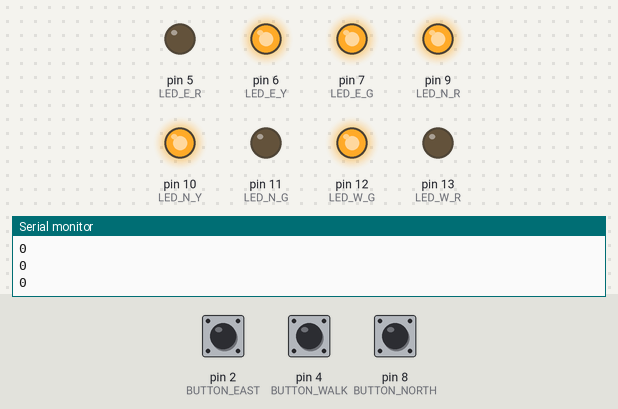
A sketch run on a simulated Arduino Uno, built with avr-gcc and run on an emulated ATmega328P. Parts: output pins drawn as LEDs (lit = HIGH), the last lines printed to the serial monitor. The test bench sets the inputs (shaded band); at power-on: pin 2 (BUTTON_EAST) LOW, pin 8 (BUTTON_NORTH) LOW, pin 4 (BUTTON_WALK) LOW.

Above: at 9.8 s.
9.9 s: pin 2 (BUTTON_EAST) pulled HIGH for 3 s
At 13.5 s:
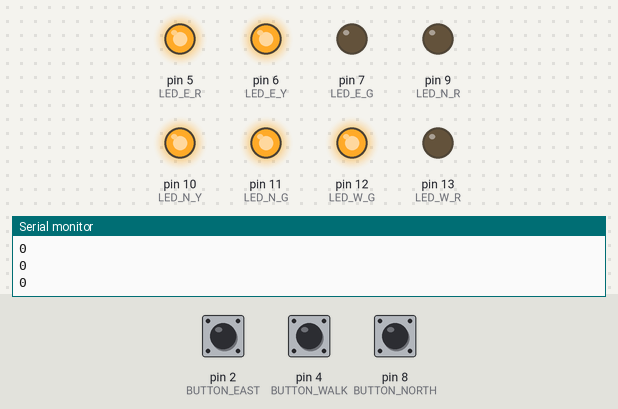
14.4 s: pin 8 (BUTTON_NORTH) pulled HIGH for 3 s
At 15.8 s:
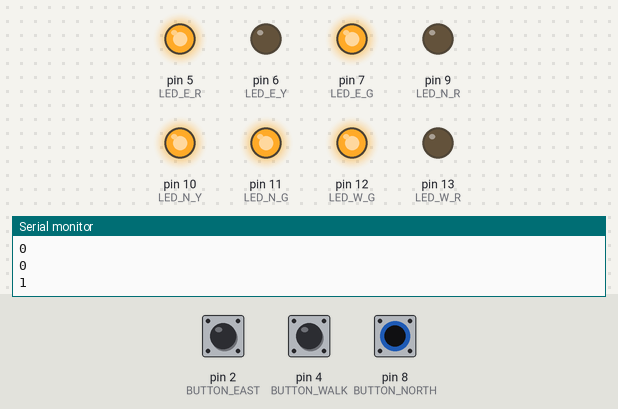
18.9 s: pin 4 (BUTTON_WALK) pulled HIGH for 3 s
At 20.0 s:
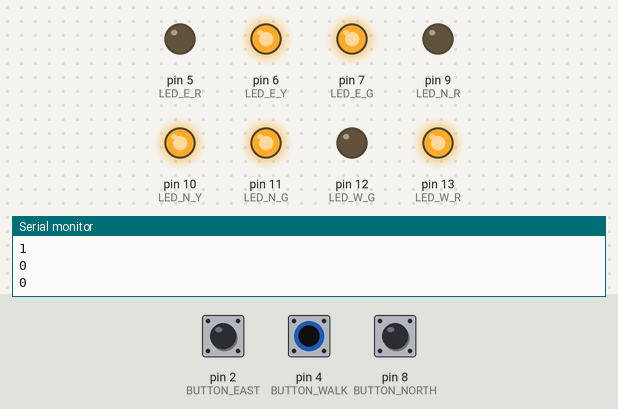
23.4 s: pin 2 (BUTTON_EAST) pulled HIGH for 3 s
At 25.65 s:
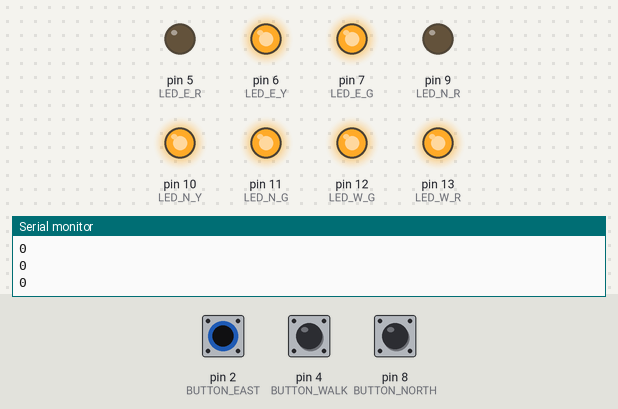
Timing chart, 0 to 28.5 s (numbered marks = the images above; inputs shaded):
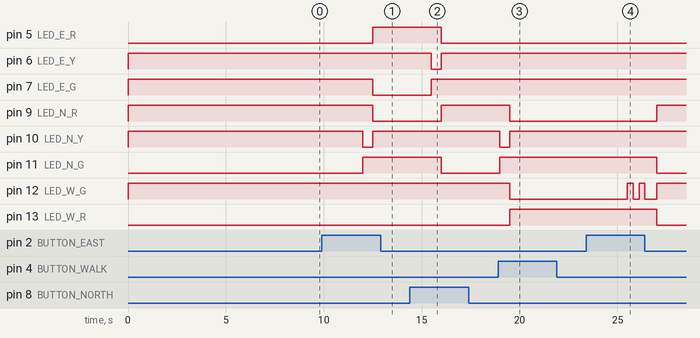

Measured:
- after the input at 9.9 s, pin 5 (LED_E_R): LOW → HIGH after 2.6 s; pin 7 (LED_E_G), pin 9 (LED_N_R): HIGH → LOW after 2.6 s; pin 10 (LED_N_Y): HIGH → LOW after 2.1 s, → HIGH 0.50 s later; pin 11 (LED_N_G): LOW → HIGH after 2.1 s
- after the input at 14.4 s, pin 5 (LED_E_R), pin 11 (LED_N_G): HIGH → LOW after 1.6 s; pin 6 (LED_E_Y): HIGH → LOW after 1.1 s, → HIGH 0.50 s later; pin 7 (LED_E_G): LOW → HIGH after 1.1 s; pin 9 (LED_N_R): LOW → HIGH after 1.6 s
- after the input at 18.9 s, pin 9 (LED_N_R), pin 12 (LED_W_G): HIGH → LOW after 0.60 s; pin 10 (LED_N_Y): HIGH → LOW after 0.10 s, → HIGH 0.50 s later; pin 11 (LED_N_G): LOW → HIGH after 0.10 s; pin 13 (LED_W_R): LOW → HIGH after 0.60 s
- after the input at 23.4 s, pin 9 (LED_N_R): LOW → HIGH after 3.6 s; pin 11 (LED_N_G), pin 13 (LED_W_R): HIGH → LOW after 3.6 s; pin 12 (LED_W_G): goes HIGH 0.30 s, LOW 0.30 s, HIGH 0.30 s, LOW 0.60 s, then HIGH, starting after 2.1 s

The sketch:

Traffic-Light.ino
```cpp
#define BUTTON_NORTH 8
#define BUTTON_EAST 2
#define BUTTON_WALK 4

#define LED_N_R 9
#define LED_N_Y 10
#define LED_N_G 11

#define LED_E_R 5
#define LED_E_Y 6
#define LED_E_G 7

#define LED_W_R 13
#define LED_W_G 12

#define goN 0
#define waitN 1
#define goE 2
#define waitE 3
#define goW 4
#define off1 5
#define on1 6
#define off2 7
#define on2 8
#define off3 9

struct State {
  unsigned long ST_Out; // 6-bit pattern to street output
  unsigned long Time; // delay in ms units
  unsigned long NextST[8];
}; // next state for inputs
typedef const struct State SType;
SType FSM[10]= {
  {B00110010, 3000, {goN, waitN, goN, waitN, waitN, waitN, waitN, waitN}},//goN
  {B01010010, 500, {goE, goW, goE, goW, goE, goE, goE, goE}},//waitN
  {B10000110, 3000, {goE, waitE, waitE, waitE, goE, waitE, waitE, waitE}},//goE
  {B10001010, 500, {goW, goW, goN, goW, goW, goW, goN, goW}},//waitE
  {B10010001, 3000, {goW, goW,off1, off1,off1, off1,off1, off1}},//goW
  {B10010000, 300, {on1, on1,on1, on1,on1, on1,on1, on1}},//off1
  {B10010001, 300, {off2, off2,off2, off2,off2, off2,off2, off2}},//on1
  {B10010000, 300, {on2, on2,on2, on2,on2, on2,on2, on2}},//off2
  {B10010001, 300, {off3, off3,off3, off3,off3, off3,off3, off3}},//on2,
  {B10010001, 300, {goN, goE, goN, goN, goE, goN, goN, goN}} //off3
  };

unsigned long ST=0; // index to the current state

void setup() {
  Serial.begin(9600);
  pinMode(LED_N_R, OUTPUT);
  pinMode(LED_N_Y, OUTPUT);
  pinMode(LED_N_G, OUTPUT);
  pinMode(BUTTON_NORTH, INPUT);
  pinMode(LED_E_R, OUTPUT);
  pinMode(LED_E_Y, OUTPUT);
  pinMode(LED_E_G, OUTPUT);
  pinMode(BUTTON_EAST, INPUT);
  pinMode(LED_W_R, OUTPUT);
  pinMode(LED_W_G, OUTPUT);
}
int input,input1, input2, input3;
void loop() {
  digitalWrite(LED_N_R, !(FSM[ST].ST_Out & B10000000));
  digitalWrite(LED_N_Y, !(FSM[ST].ST_Out & B01000000));
  digitalWrite(LED_N_G, !(FSM[ST].ST_Out & B00100000));
  digitalWrite(LED_E_R, !(FSM[ST].ST_Out & B00010000));
  digitalWrite(LED_E_Y, !(FSM[ST].ST_Out & B00001000));
  digitalWrite(LED_E_G, !(FSM[ST].ST_Out & B00000100));
  digitalWrite(LED_W_R, !(FSM[ST].ST_Out & B00000010));
  digitalWrite(LED_W_G, !(FSM[ST].ST_Out & B00000001));
  delay(FSM[ST].Time);

  input1 = digitalRead(BUTTON_NORTH);
  Serial.println(input1);
  input2 = digitalRead(BUTTON_EAST);
  input3 = digitalRead(BUTTON_WALK);
  input = input1*2+input2*4+input3;
  ST = FSM[ST].NextST[input];
}
```
